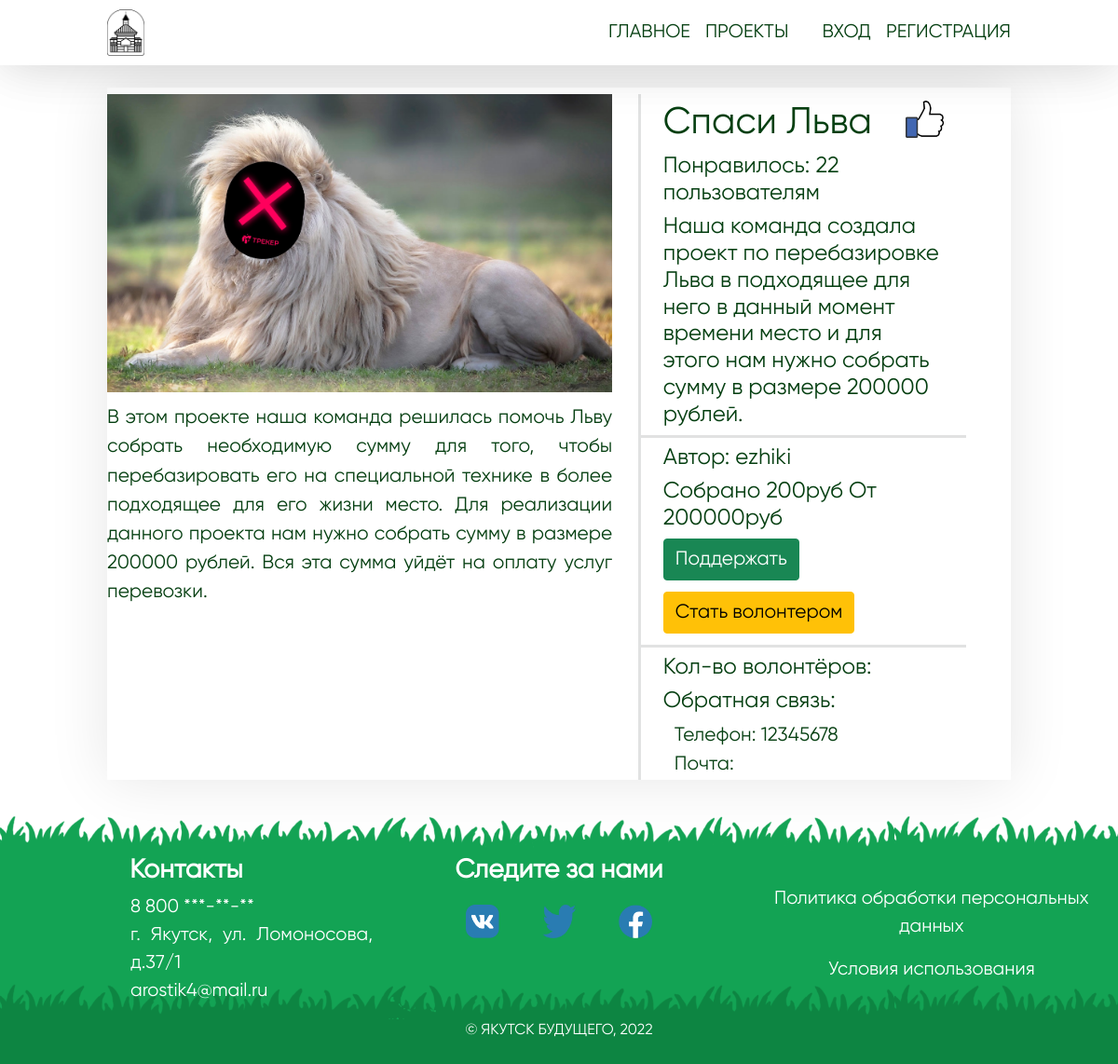
Screenshot of /info_project.php?id=9 with the database file from the repository.
### tables this page shows
CREATE TABLE `projects` (
  `id` int(100) NOT NULL,
  `creator` varchar(100) NOT NULL,
  `phone` varchar(80) NOT NULL,
  `email` varchar(80) NOT NULL,
  `name` varchar(80) NOT NULL,
  `img` varchar(100) NOT NULL,
  `kr_text` varchar(500) NOT NULL,
  `poln_text` varchar(4000) NOT NULL,
  `time` varchar(10) NOT NULL,
  `need_sum` bigint(10) NOT NULL,
  `have_sum` bigint(10) DEFAULT NULL,
  `vol_yes_no` varchar(10) NOT NULL,
  `max_vol` varchar(10) NOT NULL,
  `vol_text` varchar(200) NOT NULL,
  `likes` int(100) NOT NULL
);

CREATE TABLE `user` (
  `id` int(100) NOT NULL,
  `login` varchar(100) NOT NULL,
  `phone` varchar(100) NOT NULL,
  `password` varchar(100) NOT NULL,
  `img` varchar(200) NOT NULL,
  `email` varchar(100) NOT NULL,
  `name` varchar(100) NOT NULL,
  `surname` varchar(100) NOT NULL
);

### info_project.php (the view, shortened to what this page needs)
<!DOCTYPE html>
<html>
<head>
	<link rel="stylesheet" type="text/css" href="css/style.css">
	<link rel="stylesheet" type="text/css" href="css/style_projects.css">
	<link href="https://cdn.jsdelivr.net/npm/bootstrap@5.1.3/dist/css/bootstrap.min.css" rel="stylesheet">
</head>
<body class="for_body">
<?php $con = mysqli_connect('127.0.0.1', 'root', '', 'resp');?>
   <div class="m_wrapper">
   	  <header class="m_header mx-auto">
   	  	<div class="m_container">
   	  		<div class="header__body">
		  		<a href="index.php" class="header__logo">
		  			<img src="img/logo.png">
		  		</a>
		  		<nav class="header__menu">
		  			<ul class="header__list">
		  				<li>
		  					<a href="index.php" class="header__link">Главное</a>
		  				</li>
		  				<li>
		  					<a href="projects.php" class="header__link">Проекты</a>
		  				</li>
		  				<?php if ($_SESSION['id']==null) {?>
		  				<li style="margin-left: 3vw">
		  					<a href="signIn.php" class="header__link">Вход</a>
		  				</li>
		  				<li>
		  					<a href="reg.php" class="header__link"> Регистрация</a>
		  				</li>
		  				<?php } ?>
		  			</ul>
		  		</nav>
		  	</div>
   	  	</div>
   	  </header>
   	  <?php
   	  $query = mysqli_query($con, "SELECT * FROM projects WHERE id=".$_GET["id"]);
   	  $stroka= $query->fetch_assoc();
   	  $query2 = mysqli_query($con, "SELECT * FROM user WHERE id=".$stroka["creator"]);
   	  $stroka2= $query2->fetch_assoc();
   	   ?>
   	  <div class="m_content">
   	  	<div class="m_container">
   	  		<div class="d-flex m_block">
   	  			<div class="block1">
   	  				<div class="image_big"><img src="<?php echo $stroka["img"] ?>"></div>
   	  				<p><?php echo $stroka["poln_text"] ?></p>
   	  			</div>
   	  			<div class="block2">
   	  				<div class="bord">
	   	  				<div class="v_strok">
	   	  					<h1><?php echo $stroka["name"] ?></h1>
	   	  					<a href="HEAD/HEAD_like.php?id=<?php echo $_GET["id"] ?>"><img src="img/like.png" ></a>
	   	  				</div>
		   	  			<h6>Понравилось: <?php echo $stroka["likes"] ?> пользователям</h6>
		   	  			<h6><?php echo $stroka["kr_text"] ?></h6>
	   	  			</div>
	   	  			<div class="bord linee">
	   	  				<h6>Автор: <?php echo $stroka2["login"] ?></h6>
	   	  				<h6>Собрано <span class="have_sum"><?php echo $stroka["have_sum"] ?></span>руб  От <span class="need_sum"><?php echo $stroka["need_sum"] ?></span>руб</h6>
	   	  				<button class="btn btn-success podderzh">Поддержать</button>
	   	  				<button class="btn btn-warning">Стать волонтером</button>
   	  				</div>
   	  				<div class="bord linee">
	   	  				<h6>Кол-во волонтёров: <span></span></h6>
	   	  				<h6>Обратная связь:</h6>
	   	  				<p style="margin-left: 1vw">Телефон: <?php echo $stroka["phone"] ?></p>
	   	  				<p style="margin-left: 1vw">Почта: <?php echo $stroka["email"] ?></p>
   	  				</div>
   	  			</div>
   	  		</div>
   	  	</div>
   	  </div>
	   <div class="m_footer">
	  	<div class="d-flex foot_first">
		  	<div class="foot_column c2">
		  		<h6 style="margin: 0">Контакты</h6>
		  		<div class="contact">
			  		<p>8 800 ***-**-**</p>
			  		<p>г. Якутск, ул. Ломоносова, д.37/1 </p>
			  		<p>arostik4@mail.ru</p>
		  		</div>
		  	</div>
		  	<div class="foot_column c3">
		  		<h6>Следите за нами</h6>
		  		<div class="d-flex col-6 mx-auto" style="justify-content: space-between; padding-top: 1vw">
		          <img src="img/vk.png" class="mrv-4" style="height: 3vw; width: 3vw">
		          <img src="img/tw.png" class="mlv-4 mrv-4" style="height: 3vw; width: 3vw">
		          <img src="img/fb.png" class="mlv-4 " style="height: 3vw; width: 3vw">
		        </div>
		  	</div>
		  	<div class="foot_column c1">
		  		<p>Политика обработки персональных данных</p>
		  		<p>Условия использования</p>
		  	</div>
	  	</div>
	  	<div class="foot_second text-center">
	  		<p>© Якутск будущего, 2022</p>
	  	</div>
	  </div>
   </div>
</body>
</html>

### css/style.css (style rules this page uses)
body { height: 100%; }
.for_body { color: #053f11; font-family: osnova; }
*,*:before,*:after { padding: 0; margin: 0; border: 0; box-sizing: border-box; }
.m_container { max-width: 1000px; margin: 0px auto; padding: 0px 15px 0px 15px }
.m_header { position: fixed; width: 100%; top: 0; left: 0; z-index: 50; background-color: white; box-shadow: 0 0 5vw rgba(0,0,0,0.1); }
.m_header:before { content: ''; position: absolute; top: 0; left: 0; width: 100%; height: 100%; z-index: 2; background-color: white; box-shadow: 0 0 5vw rgba(0,0,0,0.1); }
.header__body { position: relative; display: flex; justify-content: space-between; height: 70px; align-items: center; }
.header__logo { overflow: hidden; position: relative; z-index: 3; }
.header__logo img { height: 50px; display: block; }
.header__list { display: flex; position: relative; z-index: 3; }
.header__list li { list-style: none; margin: 15px 0px 0px 16px; }
.header__link { text-transform: uppercase; font-size: 20px; text-decoration: none; color: #053f11; }
.m_footer { margin-top: 25px; width: 100%; height: 35vh; background-image: url(../img/FOOTER.png); background-size: 80% 100%; color: white; }
.foot_first { height: 29vh; padding-top: 7vh; }
.foot_column { flex: 0 1 33.33%; text-align: center; font-size: 2.5vh; }
.foot_column h6 { font-size: 3.5vh; font-weight: bolder; }
.foot_column.c1 { padding-top: 4vh; }
.contact { text-align: justify; padding-left: 35%; margin-top: 1vh; }
.contact p { margin: 0; }
.foot_second { height: 6vh; font-size: 2vh; text-transform: uppercase; }
.m_content { padding: 70px 0px 0px 0px; }

### css/style_projects.css (style rules this page uses)
.v_strok { justify-content: space-between; display: flex; }
.v_strok a { color: #053f11; }
.v_strok h1 { font-size: 5vh; }
.v_strok img { height: 5vh; }
.m_block { margin-top: 3vh; box-shadow: 0 0 5vw rgba(0,0,0,0.1); padding: 0.6vw 4vw 0vw 0vw; }
.block1 { flex: 0 1 55%; text-align: justify; }
.block1 p { margin-top: 1vw; }
.m_block p { font-size: 2.6vh; }
.m_block button { font-size: 2.6vh; }
.block2 { flex: 0 1 42%; margin-left: 3%; border-left: solid #E1e2e2; }
.image_big { width: 100%; height: 40vh; }
.image_big img { min-width: 100%; min-height: 100%; max-height: 100%; object-fit: cover; }
.bord { width: 100%; padding: 0.6vw 2vw 0vw 2vw; }
.bord.linee { border-top: solid #E1e2e2; }
.bord h6 { font-size: 3vh; margin: 0 0 0.6vw 0; }
.bord p { margin: 0; }
.bord button { margin: 0 0 1vw 0; }

### rows the page displays
projects: img (picture), poln_text "В этом проекте наша команда решилась помочь Льву собрать необходимую сумму для того, чтобы перебазировать его на специальной технике в более подходящее для его жизни место. Для реализации данного проекта нам нужно собрать сумму в размере 200000 рублей. Вся эта сумма уйдёт на оплату услуг перевозки.", name "Спаси Льва", likes "22", kr_text "Наша команда создала проект по перебазировке Льва в подходящее для него в данный момент времени место и для этого нам нужно собрать сумму в размере 200000 рублей.", have_sum "200", need_sum "200000", phone "12345678"
user: login "ezhiki"
